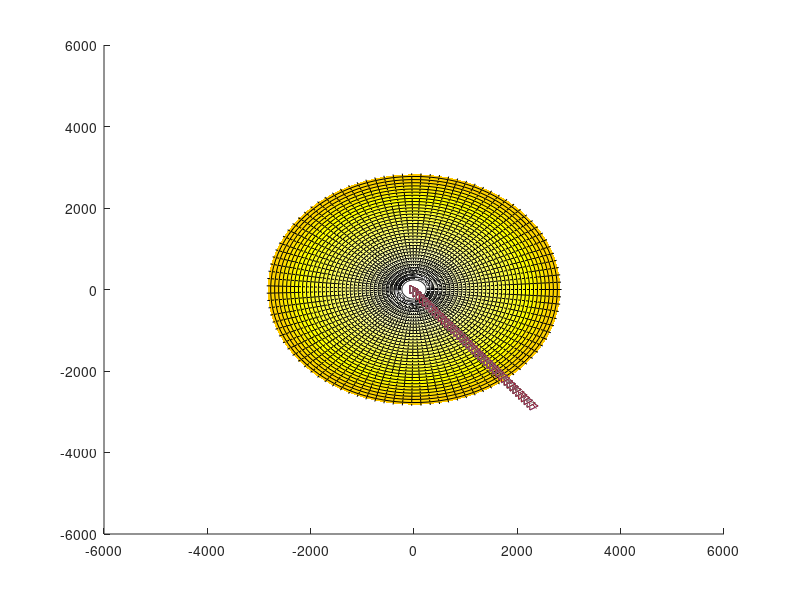

Write the MATLAB code that produced this figure. (Note: this script raises an error after producing the figure.)
%inicializar nuestra cónica
hold on

r = linspace(0.03*pi,pi) ;
    th = linspace(0,2*pi) ;
    [R,T] = meshgrid(r,th) ;
    X = 2500*R.*cos(T) ;
    Y = 2500*R.*sin(T) ;
    Z = -R*5000;
    Z = Z+5700;
    surf(X,Y,Z)
    axis([-6000 6000 -6000 6000 0 7000])
    colormap(hot)

%inicializar nuestros valores
V0 = randi([83, 139],1); %velocidad inicial m/s
alpha = randi([0, 360],1); %angulo alpha
beta = randi([30, 150],1); %angulo beta
gama = randi([0, 360],1); %angulo gama
x0 = 0; %psoicion inicial x
y0 = 5452; %posicion inicial y (altura de popocatepetl)
z0 = 0; %posicion inicial z
g = 9.8; %gravedad
V0x = V0*cos(alpha); %Velocidad x
V0y = V0*cos(beta); %Velocidad y
V0z = V0*cos(gama); %Velocidad z

hold on;

%%%%%%%%%%% Euler %%%%%%%%%%%%%%%%%%%%%%%%%%%%%%%%%%%%%

%Determinar los parámetros iniciales para el *Método de Euler*
t = 0;
intervalo = 1;
b = 0.3;
masa = 80;

%Para y (altura)
y_velocidad = V0y;
y_aceleracion = g;
y_posicion = y0;

%Para x
x_velocidad = V0x;
x_posicion = x0;


%Para z
z_velocidad = V0z;
z_posicion = z0;

plot3(x_posicion,z_posicion,y_posicion,'->')
    %establecer las iteraciones por medio del método de euler

while y_posicion(length(y_posicion)) > 0
    t = t + intervalo;
    pendiente = -(b * y_velocidad(length(y_velocidad)) / masa) - y_aceleracion;
    y_velocidad = [y_velocidad; y_velocidad(length(y_velocidad)) + pendiente * intervalo];
    y_posicion = [y_posicion; y_posicion(length(y_posicion)) + y_velocidad(length(y_velocidad))*intervalo];
    
    x_velocidad = [x_velocidad; x_velocidad(length(x_velocidad)) - (b * x_velocidad(length(x_velocidad)) / masa)*intervalo];
    x_posicion = [x_posicion; x_posicion(length(x_posicion)) - x_velocidad(length(x_velocidad))*intervalo];
    
    z_velocidad = [z_velocidad; z_velocidad(length(z_velocidad)) - (b * z_velocidad(length(z_velocidad)) / masa)*intervalo];
    z_posicion = [z_posicion; z_posicion(length(z_posicion)) - z_velocidad(length(z_velocidad))*intervalo];
    plot3(x_posicion,z_posicion,y_posicion,'->')
    pause(0.1)
    hold on
end

%%%%%%%%%%%%%%%%%%%%%% FALTA CORREGIR LA GRAFICACIÓN %%%%%%%%%%%%%%%%%%%
%%%%%%%%%%%%%%%%%%% Método analítico %%%%%%%%%%%%%%%%%%%%%%%
% Modelación con el método analítico

syms y_2(tiempo) x_2(tiempo) z_2(tiempo) vel 

m = masa;

vel = diff(y_2,tiempo);

% posición y
eqn_y = diff(y_2,tiempo,2) == -g - b*(vel)/m;
cond_y = [y_2(0)==y0, vel(0)==V0y];
ySol(tiempo) = dsolve(eqn_y,cond_y);

vel = diff(x_2,tiempo);

% posición x
eqn_x = diff(x_2,tiempo,2) == -b*(vel)/m;
cond_x = [x_2(0)==x0, vel(0)==-V0x];
xSol(tiempo) = dsolve(eqn_x,cond_x);

vel = diff(z_2,tiempo);

% posición z
eqn_z = diff(z_2,tiempo,2) == -b*(vel)/m;
cond_z = [z_2(0)==z0, vel(0)==-V0z];
zSol(tiempo) = dsolve(eqn_z,cond_z);

ti = 0;
t = intervalo;

DeltaT = 0:intervalo:t;
ySyms = feval(ySol,DeltaT);
xSyms = feval(xSol, DeltaT);
zSyms = feval(zSol, DeltaT);
y = double(ySyms);
x = double(xSyms);
z = double(zSyms);

plot3(x,z,y,'-o')

while y(length(y)) > 0
    t = t + intervalo;
    DeltaT = (t - intervalo):intervalo:t;
    ySyms = feval(ySol,DeltaT);
    xSyms = feval(xSol, DeltaT);
    zSyms = feval(zSol, DeltaT);
    y = [y;double(ySyms)];
    x = [x;double(xSyms)];
    z = [z;double(zSyms)];
    plot3(x,z,y,'-o')
    pause(0.1)
    hold on
end

%%%%%% TO DO %%%%%%%%%%%%%%%%%%%%%%%%%%%%%%%%%%%%%%%%

%%%%%%%%%% Surf de área de riesgo %%%%%%%%%%%%%%%%%%%%%
% Determinar un caso "máximo" (Con parámetros máximos)
%Dados esos parámtros, determinar una matriz de área del caso

%%% Extra %%%%%%%%%%%%%%%%%%%%%%%
%%%%%%% Experimentar con un posible %%%%%%%%%%%%%%%%%%%% 
% poblado, dentro de la zona de riesgo %%%%%%%%%%%%%%%
% Determinar un área pequeña del tamaño de un posible
% En riesgo

%%%Simulación del tiro parabólico sin fricción%%%%%%%%%%
%comenzar con las iteraciones y graficación simultanea
%{
while y > 0
    t = t + 1;
    x = [x; x0 + V0x*t];
    y = [y; y0 + V0y*t - (1/2)*g*t.^2];
    z = [z; z0 + V0z*t];
    plot3(x,z,y,'-o')
    pause(0.1)
    hold on
end
%}

hold off
